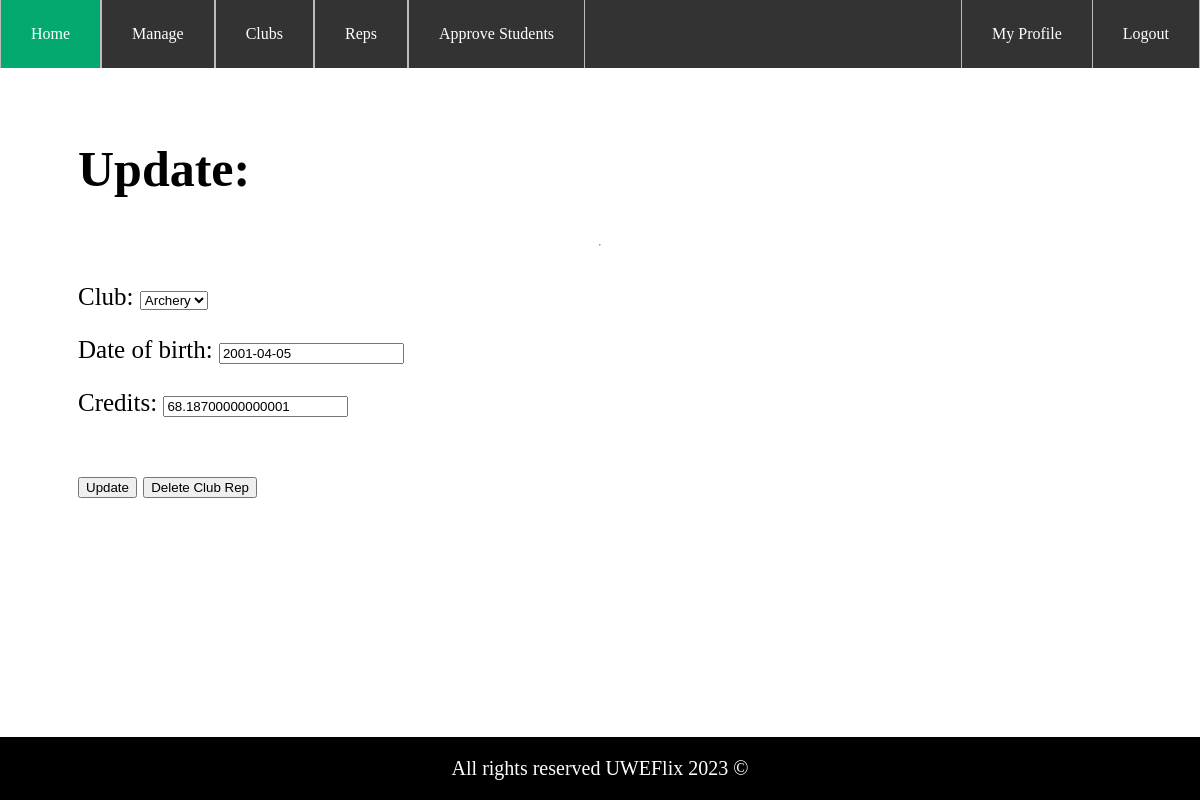
/clubs/update_rep/6 (signed in), run on the app's committed database.
### UWEFlix/models.py (models this page shows, shortened)
class UserProfile(models.Model):
    user_obj = models.OneToOneField(User, on_delete=models.CASCADE)
    club = models.ForeignKey(Club, null=True, on_delete=models.CASCADE, blank=True)
    date_of_birth = models.DateField(default=timezone.now, auto_now_add=False, auto_now=False, blank=False)
    credits = models.FloatField(default=0)
    discount = models.IntegerField(null=True, blank=True, default=0)
    applied_discount = models.IntegerField(null=True, blank=True, default=0)

### UWEFlix/decorators.py (the view)
        def wrapper_func(request, *args, **kwargs):
            group = None
            if request.user.groups.exists():
                group = request.user.groups.all()[0].name
            if group == 'Administrator' or group in allowed_roles:
                return view_func(request, *args, **kwargs)
            else:
                return redirect('Homepage')

### ClubManager/forms.py
class CreateClubRepForm(forms.ModelForm):
    class Meta:
        model = UserProfile
        fields = ['club', 'date_of_birth', 'credits']

### ClubManager/views.py (called while the page is built)
@login_required(login_url='/login')
@allowed_users(allowed_roles='CinemaManager')
def update_club_rep(request, rep_id):
    if rep_id:
        lookup = UserProfile.objects.get(id=rep_id)
        form = CreateClubRepForm(request.POST or None, instance=lookup)
        if form.is_valid():
            form.save()
            return redirect(view_club_reps)
        return render(request, 'ClubManager/update_rep.html', {'club_rep': lookup, 'form': form})
    return redirect(cinema_dashboard)

### UWEFlix/models.py (called while the page is built)
    def __str__(self):
        return str(self.name)

### UWEFlix/templatetags/customtags.py (called while the page is built)
@register.filter
def has_group(user, group_name):
    return user.groups.filter(name=group_name).exists() or user.groups.filter(name='Administrator').exists()

### ClubManager/templates/ClubManager/update_rep.html (shortened to what this page needs)
{% extends 'CinemaManager/parent.html' %}
{% block page %}
<h1>Update: {{club_rep.user.last_name}}</h1>
<hr class="solid">
<div class="container">
    <form id="update" method="POST" enctype="multipart/form-data">
        {{form.as_p}}
    </form>
</div>
<br>
<div>
    <button class="button" form="update">Update</button>
    <button class="button" onclick="window.location.href='/clubs/delete_rep/{{club_rep.id}}'">Delete Club Rep</button>
</div>
{% endblock %}

### data on the page
UserProfile: club "Archery", date_of_birth "2001-04-05", credits "68.18700000000001"
